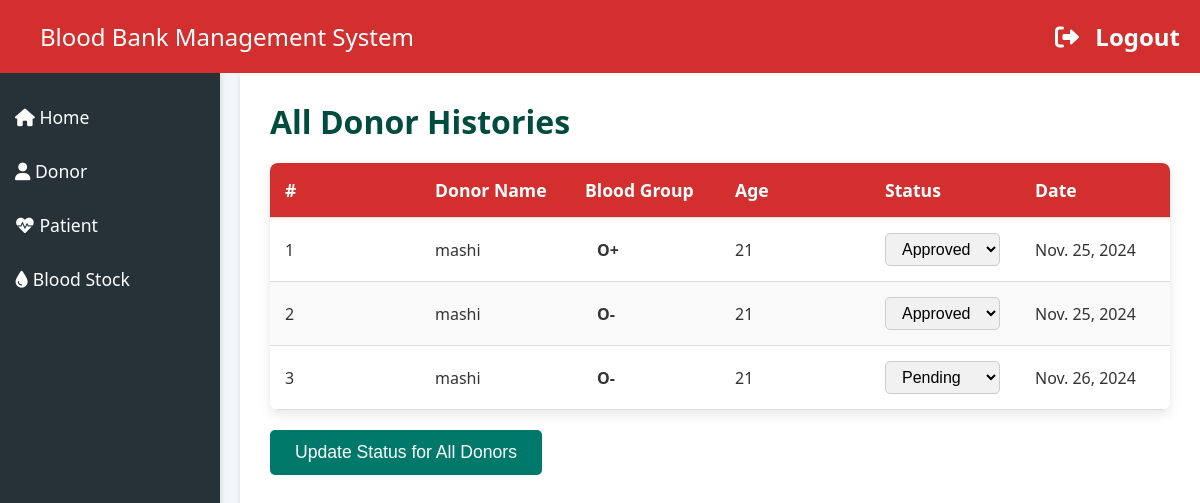
Before: /all_donor_history/ (signed in) with the older database file.
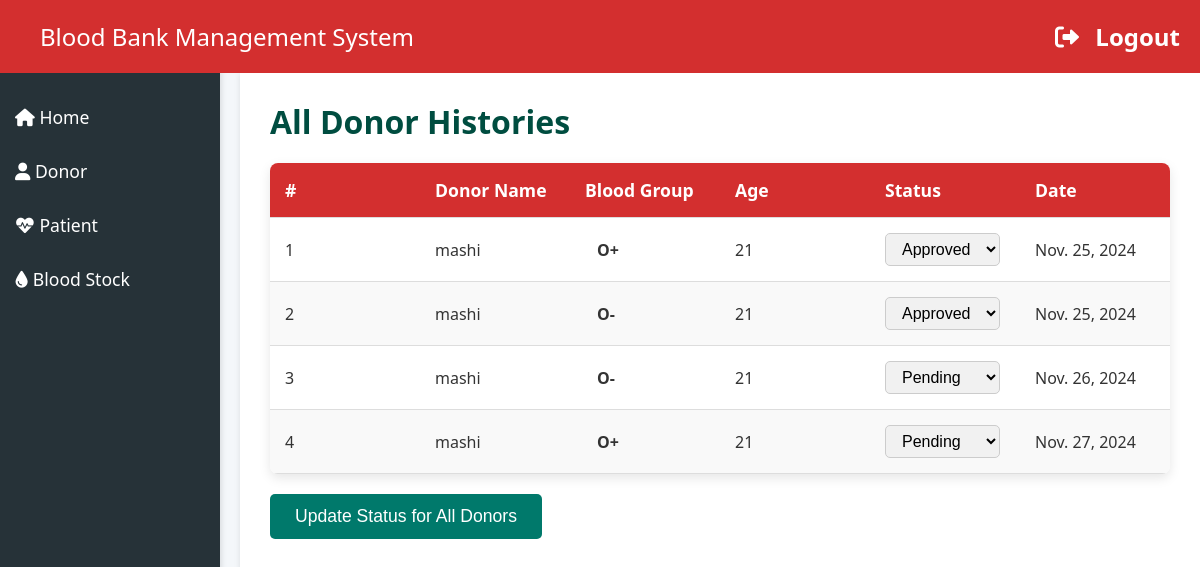
After: the same page with the newer database file.
### myapp/models.py (models this page shows, shortened)
class BloodDonate(models.Model):
    donor=models.ForeignKey(Donor,on_delete=models.CASCADE)
    disease=models.CharField(max_length=100,default="Nothing")
    age=models.PositiveIntegerField()
    bloodgroup=models.CharField(max_length=10)
    unit=models.PositiveIntegerField(default=0)
    status=models.CharField(max_length=20,default="Pending")
    date=models.DateField(auto_now=True)

class Donor(models.Model):
    user = models.OneToOneField(User, on_delete=models.CASCADE)  # Removed null=True and blank=True to ensure each Donor has a linked user
    blood_type = models.CharField(max_length=3)  # Store blood type
    contact_number = models.CharField(max_length=15)  # Store contact number
    address = models.TextField(blank=True, null=True)  # Store address, optional field
    age = models.IntegerField(validators=[validate_age])  # Age of the donor, validated
    donation_date = models.DateField(null=True, blank=True)  # Date of donation, optional
    class Meta:
        verbose_name = 'Donor'
        verbose_name_plural = 'Donors'

### myapp/views.py (the view, shortened to what this page needs)
# urls.py: path('all_donor_history/', views.all_donor_history, name='all_donor_history'),
def all_donor_history(request):
    if request.user.is_authenticated and request.user.is_staff:
        donations = BloodDonate.objects.select_related('donor', 'donor__user').all()
        return render(request, 'myapp/all_donor_history.html', {'donations': donations})
    messages.error(request, 'You are not authorized to access this page.')
    return redirect('home')

### myapp/templates/myapp/all_donor_history.html (shortened to what this page needs)
{% load static %}
<!DOCTYPE html>
<html lang="en">
<head>
    <link rel="stylesheet" href="https://cdnjs.cloudflare.com/ajax/libs/font-awesome/6.0.0-beta3/css/all.min.css">
</head>
<body>
<div class="header">
    <span>Blood Bank Management System</span>
    <span><a href="{% url 'admin_logout' %}"><i class="fas fa-sign-out-alt"></i> Logout</a></span>
</div>
<div class="sidebar">
    <a href="{% url 'home' %}"><i class="fas fa-home"></i> Home</a>
    <a href="{% url 'all_donor_history' %}"><i class="fas fa-user"></i> Donor</a>
    <a href="{% url 'all_patient_history' %}"><i class="fas fa-heartbeat"></i> Patient</a>
    <a href="{% url 'blood_stock' %}"><i class="fas fa-tint"></i> Blood Stock</a>
</div>
<div class="main">
    <div class="section-header">All Donor Histories</div>
    <form method="POST">
        <table class="donor-table">
            <thead>
                <tr>
                    <th>#</th>
                    <th>Donor Name</th>
                    <th>Blood Group</th>
                    <th>Age</th>
                    <th>Status</th>
                    <th>Date</th>
                </tr>
            </thead>
            <tbody>
                {% for donation in donations %}
                <tr>
                    <td>{{ forloop.counter }}</td>
                    <td>
                        {% if donation.donor and donation.donor.user %}
                            {{ donation.donor.user.username }}
                        {% else %}
                            No Donor Found
                        {% endif %}
                    </td>
                    <td>
                        <span class="blood-group">{{ donation.bloodgroup }}</span>
                    </td>
                    <td>{{ donation.age }}</td>
                    <td>
                        <select id="status-{{ donation.id }}" name="status_{{ donation.id }}" class="status-select">
                            <option value="pending" {% if donation.status == "pending" %}selected{% endif %}>Pending</option>
                            <option value="approved" {% if donation.status == "approved" %}selected{% endif %}>Approved</option>
                        </select>
                    </td>
                    <td>{{ donation.date }}</td>
                </tr>
                {% empty %}
                <tr>
                    <td colspan="6" class="no-records">No donation records found.</td>
                </tr>
                {% endfor %}
            </tbody>
        </table>
        <button type="submit" class="btn-update-status">Update Status for All Donors</button>
    </form>
</div>
</body>
</html>

Changed rows visible on the page:
added BloodDonate: donor.user.username "mashi", bloodgroup "O+", age "21", id "Pending", date "Nov. 27, 2024"
